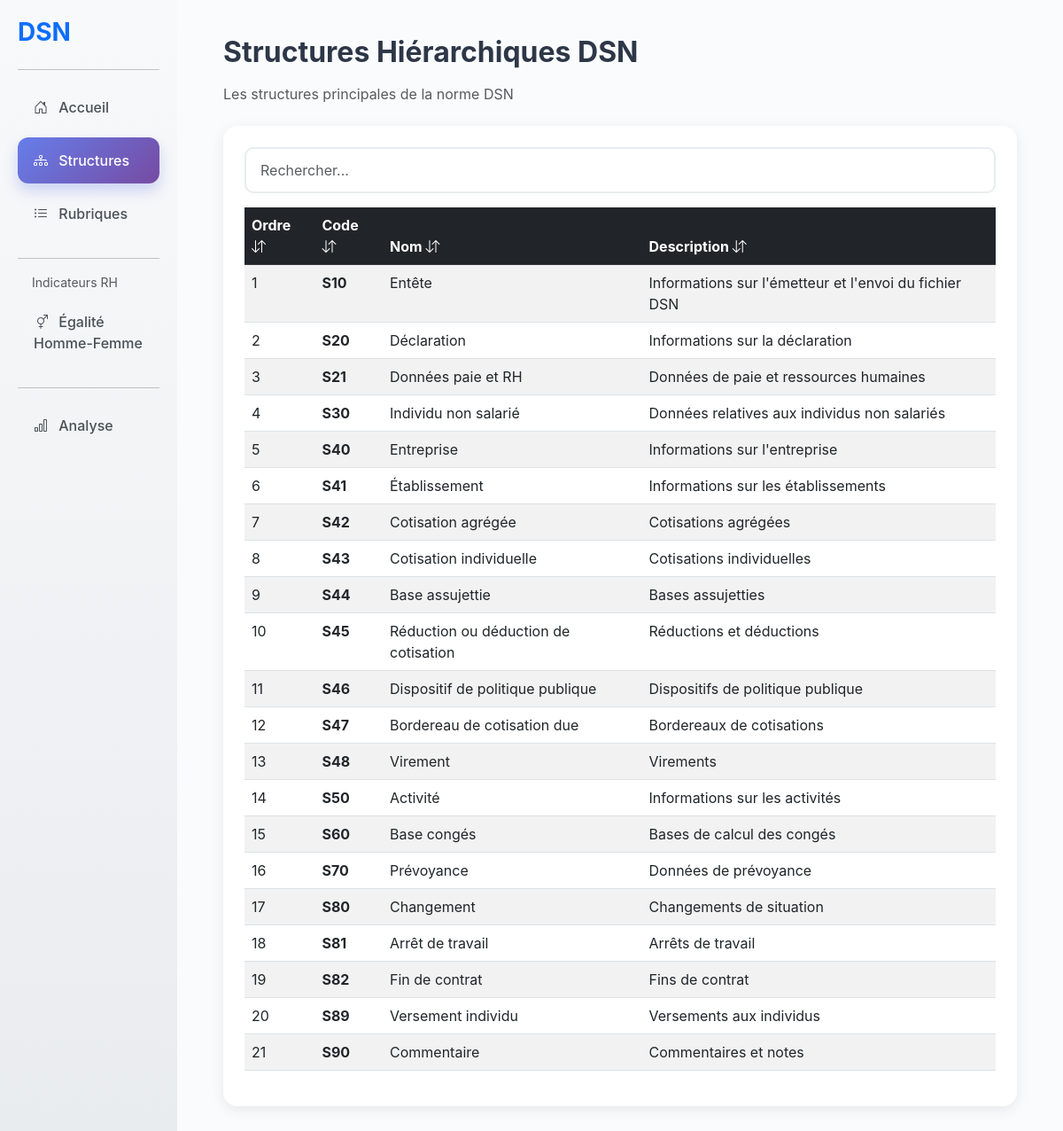
The page /structures on the database its author committed.
### tables this page shows
CREATE TABLE structures (
    id INTEGER PRIMARY KEY AUTOINCREMENT,
    code VARCHAR(10) NOT NULL UNIQUE,  -- S10, S20, S21, etc.
    nom VARCHAR(100) NOT NULL,
    description TEXT,
    ordre INTEGER,
    actif BOOLEAN DEFAULT 1,
    created_at TIMESTAMP DEFAULT CURRENT_TIMESTAMP
);

### app.py (the view)
@app.route('/structures')
def structures():
    conn = get_db_connection()
    df = pd.read_sql_query(
        "SELECT ordre, code, nom, description FROM structures ORDER BY ordre",
        conn
    )
    conn.close()
    structures = df.to_dict('records')
    return render_template('structures.html', structures=structures)

### app.py (called while the page is built)
def get_db_connection():
    conn = sqlite3.connect('dsn.db')
    conn.row_factory = sqlite3.Row
    return conn

### templates/structures.html (shortened to what this page needs)
{% extends "base.html" %}
{% block content %}
<div class="container-fluid">
    <h2 class="mb-3">Structures Hiérarchiques DSN</h2>
    <p class="text-muted mb-4">Les structures principales de la norme DSN</p>
    <div class="card shadow-sm">
        <div class="card-body">
            <div class="mb-3">
                <input type="text" id="searchInput" class="form-control" placeholder="Rechercher...">
            </div>
            <div class="table-responsive">
                <table class="table table-hover table-striped" id="structuresTable">
                    <thead class="table-dark">
                        <tr>
                            <th onclick="sortTable(0)" style="cursor: pointer;">
                                Ordre <i class="bi bi-arrow-down-up"></i>
                            </th>
                            <th onclick="sortTable(1)" style="cursor: pointer;">
                                Code <i class="bi bi-arrow-down-up"></i>
                            </th>
                            <th onclick="sortTable(2)" style="cursor: pointer;">
                                Nom <i class="bi bi-arrow-down-up"></i>
                            </th>
                            <th onclick="sortTable(3)" style="cursor: pointer;">
                                Description <i class="bi bi-arrow-down-up"></i>
                            </th>
                        </tr>
                    </thead>
                    <tbody>
                        {% for structure in structures %}
                        <tr>
                            <td>{{ structure.ordre }}</td>
                            <td><strong>{{ structure.code }}</strong></td>
                            <td>{{ structure.nom }}</td>
                            <td>{{ structure.description }}</td>
                        </tr>
                        {% endfor %}
                    </tbody>
                </table>
            </div>
        </div>
    </div>
</div>
{% endblock %}

### templates/base.html (shortened to what this page needs)
<!DOCTYPE html>
<html lang="fr">
<head>
    <link href="https://cdn.jsdelivr.net/npm/bootstrap@5.3.0/dist/css/bootstrap.min.css" rel="stylesheet">
    <link rel="stylesheet" href="https://cdn.jsdelivr.net/npm/bootstrap-icons@1.11.0/font/bootstrap-icons.css">
</head>
<body>
    <div class="container-fluid">
        <div class="row">
            <div class="col-md-2 sidebar">
                <h3 class="text-primary mb-4">DSN</h3>
                <hr>
                <nav class="nav flex-column">
                    <a class="nav-link {% if request.path == '/' %}active{% endif %}" href="/">
                        <i class="bi bi-house-door me-2"></i> Accueil
                    </a>
                    <a class="nav-link {% if request.path == '/structures' %}active{% endif %}" href="/structures">
                        <i class="bi bi-diagram-3 me-2"></i> Structures
                    </a>
                    <a class="nav-link {% if request.path == '/rubriques' %}active{% endif %}" href="/rubriques">
                        <i class="bi bi-list-ul me-2"></i> Rubriques
                    </a>
                    <hr class="my-3">
                    <small class="text-muted px-3 mb-2">Indicateurs RH</small>
                    <a class="nav-link {% if request.path == '/egalite-hf' %}active{% endif %}" href="/egalite-hf">
                        <i class="bi bi-gender-ambiguous me-2"></i> Égalité Homme-Femme
                    </a>
                    <hr class="my-3">
                    <a class="nav-link {% if request.path == '/analyse' %}active{% endif %}" href="/analyse">
                        <i class="bi bi-bar-chart me-2"></i> Analyse
                    </a>
                </nav>
            </div>
            <div class="col-md-10 main-content">
                {% block content %}{% endblock %}
            </div>
        </div>
    </div>
</body>
</html>

### templates/base.html (style rules this page uses)
:root { --primary-gradient: linear-gradient(135deg, #667eea 0%, #764ba2 100%); --success-gradient: linear-gradient(135deg, #11998e 0%, #38ef7d 100%); --info-gradient: linear-gradient(135deg, #4facfe 0%, #00f2fe 100%); --warning-gradient: linear-gradient(135deg, #fa709a 0%, #fee140 100%); }
body { font-family: 'Inter', -apple-system, BlinkMacSystemFont, 'Segoe UI', Roboto, sans-serif; }
.sidebar { min-height: 100vh; background: linear-gradient(180deg, #f8f9fa 0%, #e9ecef 100%); padding: 20px; box-shadow: 2px 0 10px rgba(0,0,0,0.05); }
.nav-link { color: #495057; border-radius: 12px; margin-bottom: 8px; padding: 14px 18px; transition: all 0.3s cubic-bezier(0.4, 0, 0.2, 1); font-weight: 500; }
.nav-link.active { background: var(--primary-gradient); color: white; box-shadow: 0 8px 16px rgba(102, 126, 234, 0.3); }
.main-content { padding: 40px; background-color: #fafbfc; }
.card { border: none; border-radius: 16px; box-shadow: 0 4px 20px rgba(0,0,0,0.08); transition: transform 0.3s ease, box-shadow 0.3s ease; overflow: hidden; }
.card-body { padding: 24px; }
.table-hover tbody tr { transition: all 0.2s ease; }
.form-control, .form-select { border-radius: 10px; border: 2px solid #e9ecef; padding: 12px 16px; transition: all 0.3s ease; }
h2, h3, h4, h5, h6 { font-weight: 700; color: #2d3748; }
.shadow-sm { box-shadow: 0 4px 16px rgba(0,0,0,0.08) !important; }
.card { animation: slideInUp 0.5s ease-out; }
.bi { transition: transform 0.2s ease; }

### rows shown on the page
structures: ordre "1", code "S10", nom "Entête", description "Informations sur l'émetteur et l'envoi du fichier DSN"
structures: ordre "2", code "S20", nom "Déclaration", description "Informations sur la déclaration"
structures: ordre "3", code "S21", nom "Données paie et RH", description "Données de paie et ressources humaines"
structures: ordre "4", code "S30", nom "Individu non salarié", description "Données relatives aux individus non salariés"
structures: ordre "5", code "S40", nom "Entreprise", description "Informations sur l'entreprise"
structures: ordre "6", code "S41", nom "Établissement", description "Informations sur les établissements"
structures: ordre "7", code "S42", nom "Cotisation agrégée", description "Cotisations agrégées"
structures: ordre "8", code "S43", nom "Cotisation individuelle", description "Cotisations individuelles"
structures: ordre "9", code "S44", nom "Base assujettie", description "Bases assujetties"
structures: ordre "10", code "S45", nom "Réduction ou déduction de cotisation", description "Réductions et déductions"
structures: ordre "11", code "S46", nom "Dispositif de politique publique", description "Dispositifs de politique publique"
structures: ordre "12", code "S47", nom "Bordereau de cotisation due", description "Bordereaux de cotisations"
structures: ordre "13", code "S48", nom "Virement", description "Virements"
structures: ordre "14", code "S50", nom "Activité", description "Informations sur les activités"
structures: ordre "15", code "S60", nom "Base congés", description "Bases de calcul des congés"
structures: ordre "16", code "S70", nom "Prévoyance", description "Données de prévoyance"
structures: ordre "17", code "S80", nom "Changement", description "Changements de situation"
structures: ordre "18", code "S81", nom "Arrêt de travail", description "Arrêts de travail"
structures: ordre "19", code "S82", nom "Fin de contrat", description "Fins de contrat"
structures: ordre "20", code "S89", nom "Versement individu", description "Versements aux individus"
structures: ordre "21", code "S90", nom "Commentaire", description "Commentaires et notes"
